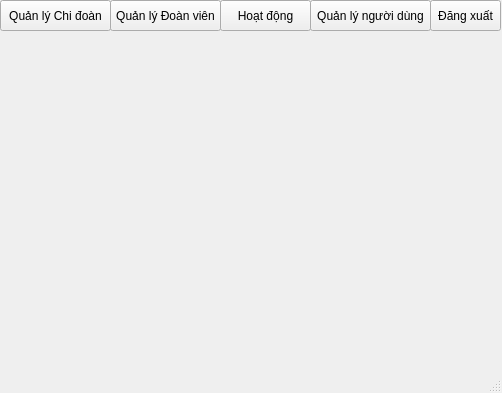
<?xml version="1.0" encoding="UTF-8"?>
<ui version="4.0">
 <class>trangchu</class>
 <widget class="QMainWindow" name="trangchu">
  <property name="geometry">
   <rect>
    <x>0</x>
    <y>0</y>
    <width>502</width>
    <height>393</height>
   </rect>
  </property>
  <property name="windowTitle">
   <string>Trang chủ</string>
  </property>
  <widget class="QWidget" name="centralwidget">
   <widget class="QToolButton" name="tobchidoan">
    <property name="geometry">
     <rect>
      <x>0</x>
      <y>0</y>
      <width>111</width>
      <height>31</height>
     </rect>
    </property>
    <property name="text">
     <string>Quản lý Chi đoàn</string>
    </property>
   </widget>
   <widget class="QToolButton" name="tobdoanvien">
    <property name="geometry">
     <rect>
      <x>110</x>
      <y>0</y>
      <width>111</width>
      <height>31</height>
     </rect>
    </property>
    <property name="text">
     <string>Quản lý Đoàn viên</string>
    </property>
   </widget>
   <widget class="QToolButton" name="toboatdong">
    <property name="geometry">
     <rect>
      <x>220</x>
      <y>0</y>
      <width>91</width>
      <height>31</height>
     </rect>
    </property>
    <property name="text">
     <string>Hoạt động</string>
    </property>
   </widget>
   <widget class="QToolButton" name="tobnguoidung">
    <property name="geometry">
     <rect>
      <x>310</x>
      <y>0</y>
      <width>121</width>
      <height>31</height>
     </rect>
    </property>
    <property name="text">
     <string>Quản lý người dùng</string>
    </property>
   </widget>
   <widget class="QToolButton" name="tobdangxuat">
    <property name="geometry">
     <rect>
      <x>430</x>
      <y>0</y>
      <width>71</width>
      <height>31</height>
     </rect>
    </property>
    <property name="text">
     <string>Đăng xuất</string>
    </property>
   </widget>
  </widget>
  <widget class="QStatusBar" name="statusbar"/>
 </widget>
 <resources/>
 <connections/>
</ui>
